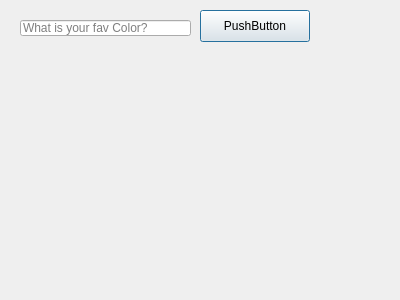
<?xml version="1.0" encoding="UTF-8"?>
<ui version="4.0">
 <class>MainDialog</class>
 <widget class="QDialog" name="MainDialog">
  <property name="geometry">
   <rect>
    <x>0</x>
    <y>0</y>
    <width>400</width>
    <height>300</height>
   </rect>
  </property>
  <property name="windowTitle">
   <string>Main Dialog</string>
  </property>
  <widget class="QLineEdit" name="nameEdit">
   <property name="geometry">
    <rect>
     <x>20</x>
     <y>20</y>
     <width>171</width>
     <height>16</height>
    </rect>
   </property>
   <property name="inputMask">
    <string/>
   </property>
   <property name="text">
    <string/>
   </property>
   <property name="cursorPosition">
    <number>0</number>
   </property>
   <property name="placeholderText">
    <string>What is your fav Color?</string>
   </property>
  </widget>
  <widget class="QPushButton" name="ShowButton">
   <property name="geometry">
    <rect>
     <x>200</x>
     <y>10</y>
     <width>110</width>
     <height>32</height>
    </rect>
   </property>
   <property name="text">
    <string>PushButton</string>
   </property>
  </widget>
 </widget>
 <tabstops>
  <tabstop>ShowButton</tabstop>
  <tabstop>nameEdit</tabstop>
 </tabstops>
 <resources/>
 <connections/>
</ui>
